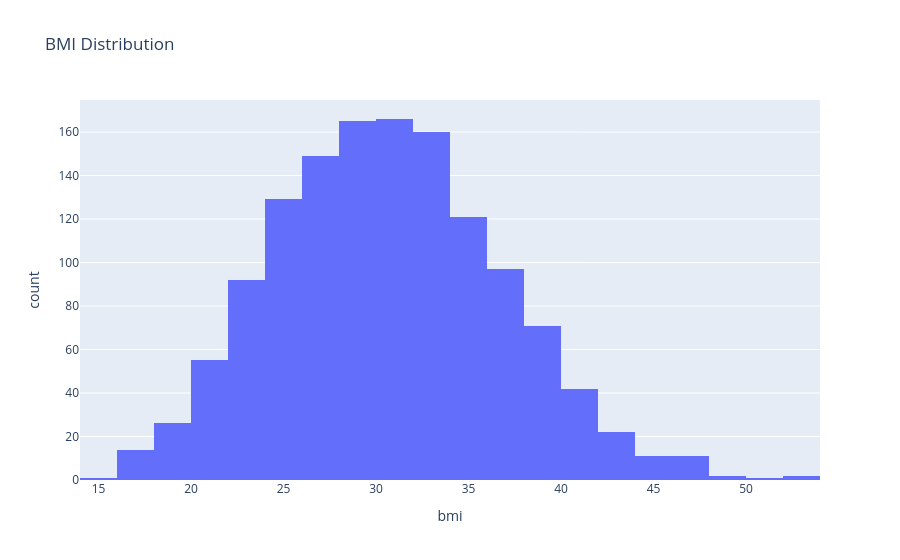

The notebook cell this image was saved under:
### Code cell
px.histogram(df, x="bmi", nbins=20, title="BMI Distribution").show()

### Figure 1 — Plotly figure (JSON) as saved in the notebook; plotly's stock layout.template omitted (floating-point values rounded to 4 significant figures; data arrays with more than 128 entries replaced by an {"elided": "..."} marker saying what was removed)
{"data": [{"alignmentgroup": "True", "bingroup": "x", "hovertemplate": "bmi=%{x}<br>count=%{y}<extra></extra>", "legendgroup": "", "marker": {"color": "#636efa", "pattern": {"shape": ""}}, "name": "", "nbinsx": 20, "offsetgroup": "", "orientation": "v", "showlegend": false, "type": "histogram", "x": {"elided": "1337 float values"}, "xaxis": "x", "yaxis": "y"}], "layout": {"barmode": "relative", "legend": {"tracegroupgap": 0}, "title": {"text": "BMI Distribution"}, "xaxis": {"anchor": "y", "domain": [0, 1], "title": {"text": "bmi"}}, "yaxis": {"anchor": "x", "domain": [0, 1], "title": {"text": "count"}}}}
